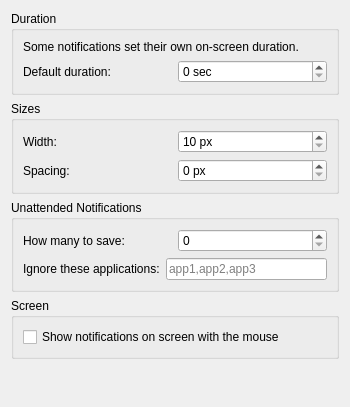
<?xml version="1.0" encoding="UTF-8"?>
<ui version="4.0">
 <class>AdvancedSettings</class>
 <widget class="QWidget" name="AdvancedSettings">
  <property name="geometry">
   <rect>
    <x>0</x>
    <y>0</y>
    <width>350</width>
    <height>407</height>
   </rect>
  </property>
  <layout class="QGridLayout" name="gridLayout_2">
   <item row="3" column="0" colspan="2">
    <widget class="QGroupBox" name="groupBox_3">
     <property name="title">
      <string>Unattended Notifications</string>
     </property>
     <layout class="QVBoxLayout" name="verticalLayout_2">
      <item>
       <layout class="QHBoxLayout" name="horizontalLayout_5">
        <item>
         <widget class="QLabel" name="unattendedLabel">
          <property name="text">
           <string>How many to save:</string>
          </property>
         </widget>
        </item>
        <item>
         <widget class="QSpinBox" name="unattendedBox"/>
        </item>
       </layout>
      </item>
      <item>
       <layout class="QHBoxLayout" name="horizontalLayout_6">
        <item>
         <widget class="QLabel" name="blackListLabel">
          <property name="toolTip">
           <string>Application name is on the top of notification.</string>
          </property>
          <property name="text">
           <string>Ignore these applications:</string>
          </property>
         </widget>
        </item>
        <item>
         <widget class="QLineEdit" name="blackListEdit">
          <property name="toolTip">
           <string>Application name is on the top of notification.</string>
          </property>
          <property name="placeholderText">
           <string>app1,app2,app3</string>
          </property>
          <property name="clearButtonEnabled">
           <bool>true</bool>
          </property>
         </widget>
        </item>
       </layout>
      </item>
     </layout>
    </widget>
   </item>
   <item row="1" column="0" rowspan="2" colspan="2">
    <widget class="QGroupBox" name="groupBox">
     <property name="title">
      <string>Sizes</string>
     </property>
     <layout class="QVBoxLayout" name="verticalLayout">
      <item>
       <layout class="QHBoxLayout" name="horizontalLayout_4">
        <item>
         <widget class="QLabel" name="spacingLabel">
          <property name="text">
           <string>Width:</string>
          </property>
         </widget>
        </item>
        <item>
         <widget class="QSpinBox" name="widthBox">
          <property name="suffix">
           <string> px</string>
          </property>
          <property name="minimum">
           <number>10</number>
          </property>
          <property name="maximum">
           <number>2000</number>
          </property>
         </widget>
        </item>
       </layout>
      </item>
      <item>
       <layout class="QHBoxLayout" name="horizontalLayout_3">
        <item>
         <widget class="QLabel" name="widthLabel">
          <property name="text">
           <string>Spacing:</string>
          </property>
         </widget>
        </item>
        <item>
         <widget class="QSpinBox" name="spacingBox">
          <property name="suffix">
           <string> px</string>
          </property>
         </widget>
        </item>
       </layout>
      </item>
     </layout>
    </widget>
   </item>
   <item row="0" column="0" colspan="2">
    <widget class="QGroupBox" name="groupBox_2">
     <property name="title">
      <string>Duration</string>
     </property>
     <layout class="QGridLayout" name="gridLayout">
      <item row="0" column="0">
       <widget class="QLabel" name="label_3">
        <property name="sizePolicy">
         <sizepolicy hsizetype="Preferred" vsizetype="Minimum">
          <horstretch>0</horstretch>
          <verstretch>0</verstretch>
         </sizepolicy>
        </property>
        <property name="text">
         <string>Some notifications set their own on-screen duration.</string>
        </property>
        <property name="wordWrap">
         <bool>true</bool>
        </property>
       </widget>
      </item>
      <item row="1" column="0">
       <layout class="QHBoxLayout" name="horizontalLayout">
        <item>
         <widget class="QLabel" name="serverDecidesLabel">
          <property name="text">
           <string>Default duration:</string>
          </property>
         </widget>
        </item>
        <item>
         <widget class="QSpinBox" name="serverDecidesBox">
          <property name="suffix">
           <string> sec</string>
          </property>
          <property name="maximum">
           <number>7200</number>
          </property>
         </widget>
        </item>
       </layout>
      </item>
     </layout>
    </widget>
   </item>
   <item row="5" column="0" colspan="2">
    <spacer name="verticalSpacer">
     <property name="orientation">
      <enum>Qt::Vertical</enum>
     </property>
     <property name="sizeHint" stdset="0">
      <size>
       <width>20</width>
       <height>40</height>
      </size>
     </property>
    </spacer>
   </item>
   <item row="4" column="0" colspan="2">
    <widget class="QGroupBox" name="groupBox_4">
     <property name="title">
      <string>Screen</string>
     </property>
     <layout class="QVBoxLayout" name="verticalLayout_3">
      <item>
       <widget class="QCheckBox" name="mousebtn">
        <property name="toolTip">
         <string>When unchecked the notification will always show on primary screen</string>
        </property>
        <property name="text">
         <string>Show notifications on screen with the mouse</string>
        </property>
       </widget>
      </item>
     </layout>
    </widget>
   </item>
  </layout>
 </widget>
 <resources/>
 <connections/>
</ui>
